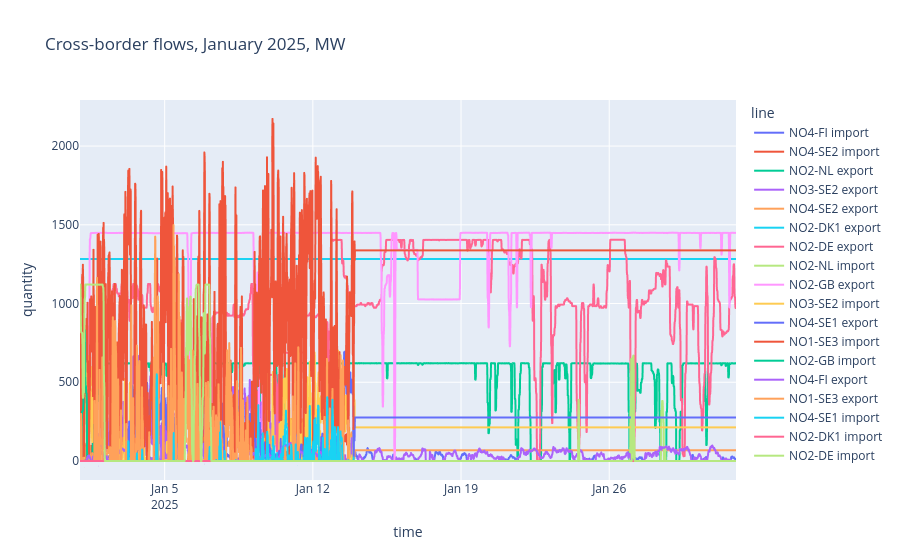

Notebook source saved alongside this figure:
### Code cell
# line plot for january, one line per connection and direction
month = flows_pd[(flows_pd["time"].dt.year == year) & (flows_pd["time"].dt.month == 1)]
month = month.assign(line=month["connection"] + " " + month["direction"])

fig = px.line(month, x="time", y="quantity", color="line", title=f"Cross-border flows, January {year}, MW")
fig.show()

### Figure 1 — Plotly figure (JSON) as saved in the notebook; plotly's stock layout.template omitted (floating-point values rounded to 4 significant figures; data arrays with more than 128 entries replaced by an {"elided": "..."} marker saying what was removed)
{"data": [{"hovertemplate": "line=NO4-FI import<br>time=%{x}<br>quantity=%{y}<extra></extra>", "legendgroup": "NO4-FI import", "line": {"color": "#636efa", "dash": "solid"}, "marker": {"symbol": "circle"}, "mode": "lines", "name": "NO4-FI import", "showlegend": true, "type": "scattergl", "x": {"elided": "2976 str values"}, "xaxis": "x", "y": {"elided": "2976 float values"}, "yaxis": "y"}, {"hovertemplate": "line=NO4-SE2 import<br>time=%{x}<br>quantity=%{y}<extra></extra>", "legendgroup": "NO4-SE2 import", "line": {"color": "#EF553B", "dash": "solid"}, "marker": {"symbol": "circle"}, "mode": "lines", "name": "NO4-SE2 import", "showlegend": true, "type": "scattergl", "x": {"elided": "2976 str values"}, "xaxis": "x", "y": {"elided": "2976 float values"}, "yaxis": "y"}, {"hovertemplate": "line=NO2-NL export<br>time=%{x}<br>quantity=%{y}<extra></extra>", "legendgroup": "NO2-NL export", "line": {"color": "#00cc96", "dash": "solid"}, "marker": {"symbol": "circle"}, "mode": "lines", "name": "NO2-NL export", "showlegend": true, "type": "scattergl", "x": {"elided": "2976 str values"}, "xaxis": "x", "y": {"elided": "2976 float values"}, "yaxis": "y"}, {"hovertemplate": "line=NO3-SE2 export<br>time=%{x}<br>quantity=%{y}<extra></extra>", "legendgroup": "NO3-SE2 export", "line": {"color": "#ab63fa", "dash": "solid"}, "marker": {"symbol": "circle"}, "mode": "lines", "name": "NO3-SE2 export", "showlegend": true, "type": "scattergl", "x": {"elided": "2976 str values"}, "xaxis": "x", "y": {"elided": "2976 float values"}, "yaxis": "y"}, {"hovertemplate": "line=NO4-SE2 export<br>time=%{x}<br>quantity=%{y}<extra></extra>", "legendgroup": "NO4-SE2 export", "line": {"color": "#FFA15A", "dash": "solid"}, "marker": {"symbol": "circle"}, "mode": "lines", "name": "NO4-SE2 export", "showlegend": true, "type": "scattergl", "x": {"elided": "2976 str values"}, "xaxis": "x", "y": {"elided": "2976 float values"}, "yaxis": "y"}, {"hovertemplate": "line=NO2-DK1 export<br>time=%{x}<br>quantity=%{y}<extra></extra>", "legendgroup": "NO2-DK1 export", "line": {"color": "#19d3f3", "dash": "solid"}, "marker": {"symbol": "circle"}, "mode": "lines", "name": "NO2-DK1 export", "showlegend": true, "type": "scattergl", "x": {"elided": "2976 str values"}, "xaxis": "x", "y": {"elided": "2976 float values"}, "yaxis": "y"}, {"hovertemplate": "line=NO2-DE export<br>time=%{x}<br>quantity=%{y}<extra></extra>", "legendgroup": "NO2-DE export", "line": {"color": "#FF6692", "dash": "solid"}, "marker": {"symbol": "circle"}, "mode": "lines", "name": "NO2-DE export", "showlegend": true, "type": "scattergl", "x": {"elided": "2976 str values"}, "xaxis": "x", "y": {"elided": "2976 float values"}, "yaxis": "y"}, {"hovertemplate": "line=NO2-NL import<br>time=%{x}<br>quantity=%{y}<extra></extra>", "legendgroup": "NO2-NL import", "line": {"color": "#B6E880", "dash": "solid"}, "marker": {"symbol": "circle"}, "mode": "lines", "name": "NO2-NL import", "showlegend": true, "type": "scattergl", "x": {"elided": "2976 str values"}, "xaxis": "x", "y": {"elided": "2976 float values"}, "yaxis": "y"}, {"hovertemplate": "line=NO2-GB export<br>time=%{x}<br>quantity=%{y}<extra></extra>", "legendgroup": "NO2-GB export", "line": {"color": "#FF97FF", "dash": "solid"}, "marker": {"symbol": "circle"}, "mode": "lines", "name": "NO2-GB export", "showlegend": true, "type": "scattergl", "x": {"elided": "2976 str values"}, "xaxis": "x", "y": {"elided": "2976 float values"}, "yaxis": "y"}, {"hovertemplate": "line=NO3-SE2 import<br>time=%{x}<br>quantity=%{y}<extra></extra>", "legendgroup": "NO3-SE2 import", "line": {"color": "#FECB52", "dash": "solid"}, "marker": {"symbol": "circle"}, "mode": "lines", "name": "NO3-SE2 import", "showlegend": true, "type": "scattergl", "x": {"elided": "2976 str values"}, "xaxis": "x", "y": {"elided": "2976 float values"}, "yaxis": "y"}, {"hovertemplate": "line=NO4-SE1 export<br>time=%{x}<br>quantity=%{y}<extra></extra>", "legendgroup": "NO4-SE1 export", "line": {"color": "#636efa", "dash": "solid"}, "marker": {"symbol": "circle"}, "mode": "lines", "name": "NO4-SE1 export", "showlegend": true, "type": "scattergl", "x": {"elided": "2976 str values"}, "xaxis": "x", "y": {"elided": "2976 float values"}, "yaxis": "y"}, {"hovertemplate": "line=NO1-SE3 import<br>time=%{x}<br>quantity=%{y}<extra></extra>", "legendgroup": "NO1-SE3 import", "line": {"color": "#EF553B", "dash": "solid"}, "marker": {"symbol": "circle"}, "mode": "lines", "name": "NO1-SE3 import", "showlegend": true, "type": "scattergl", "x": {"elided": "2976 str values"}, "xaxis": "x", "y": {"elided": "2976 float values"}, "yaxis": "y"}, {"hovertemplate": "line=NO2-GB import<br>time=%{x}<br>quantity=%{y}<extra></extra>", "legendgroup": "NO2-GB import", "line": {"color": "#00cc96", "dash": "solid"}, "marker": {"symbol": "circle"}, "mode": "lines", "name": "NO2-GB import", "showlegend": true, "type": "scattergl", "x": {"elided": "2976 str values"}, "xaxis": "x", "y": {"elided": "2976 float values"}, "yaxis": "y"}, {"hovertemplate": "line=NO4-FI export<br>time=%{x}<br>quantity=%{y}<extra></extra>", "legendgroup": "NO4-FI export", "line": {"color": "#ab63fa", "dash": "solid"}, "marker": {"symbol": "circle"}, "mode": "lines", "name": "NO4-FI export", "showlegend": true, "type": "scattergl", "x": {"elided": "2976 str values"}, "xaxis": "x", "y": {"elided": "2976 float values"}, "yaxis": "y"}, {"hovertemplate": "line=NO1-SE3 export<br>time=%{x}<br>quantity=%{y}<extra></extra>", "legendgroup": "NO1-SE3 export", "line": {"color": "#FFA15A", "dash": "solid"}, "marker": {"symbol": "circle"}, "mode": "lines", "name": "NO1-SE3 export", "showlegend": true, "type": "scattergl", "x": {"elided": "2976 str values"}, "xaxis": "x", "y": {"elided": "2976 float values"}, "yaxis": "y"}, {"hovertemplate": "line=NO4-SE1 import<br>time=%{x}<br>quantity=%{y}<extra></extra>", "legendgroup": "NO4-SE1 import", "line": {"color": "#19d3f3", "dash": "solid"}, "marker": {"symbol": "circle"}, "mode": "lines", "name": "NO4-SE1 import", "showlegend": true, "type": "scattergl", "x": {"elided": "2976 str values"}, "xaxis": "x", "y": {"elided": "2976 float values"}, "yaxis": "y"}, {"hovertemplate": "line=NO2-DK1 import<br>time=%{x}<br>quantity=%{y}<extra></extra>", "legendgroup": "NO2-DK1 import", "line": {"color": "#FF6692", "dash": "solid"}, "marker": {"symbol": "circle"}, "mode": "lines", "name": "NO2-DK1 import", "showlegend": true, "type": "scattergl", "x": {"elided": "2976 str values"}, "xaxis": "x", "y": {"elided": "2976 float values"}, "yaxis": "y"}, {"hovertemplate": "line=NO2-DE import<br>time=%{x}<br>quantity=%{y}<extra></extra>", "legendgroup": "NO2-DE import", "line": {"color": "#B6E880", "dash": "solid"}, "marker": {"symbol": "circle"}, "mode": "lines", "name": "NO2-DE import", "showlegend": true, "type": "scattergl", "x": {"elided": "2976 str values"}, "xaxis": "x", "y": {"elided": "2976 float values"}, "yaxis": "y"}], "layout": {"legend": {"title": {"text": "line"}, "tracegroupgap": 0}, "title": {"text": "Cross-border flows, January 2025, MW"}, "xaxis": {"anchor": "y", "domain": [0, 1], "title": {"text": "time"}}, "yaxis": {"anchor": "x", "domain": [0, 1], "title": {"text": "quantity"}}}}
